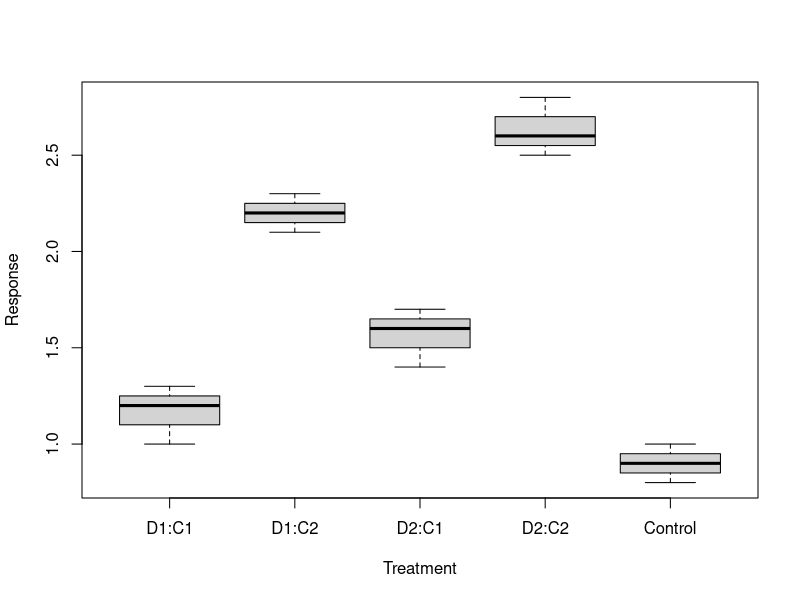

Recreate this plot in R.
# Multiple categorical predictors, coding of miltilevel categorical varibles
# 
# Example from R companion: Contrasts in Linear Models
# IMPORTANT : Specify the order of factor levels. Otherwise R will alphabetize them! 

Input = ("
Treatment   Response
 'D1:C1'    1.0
 'D1:C1'    1.2
 'D1:C1'    1.3
 'D1:C2'    2.1
 'D1:C2'    2.2
 'D1:C2'    2.3
 'D2:C1'    1.4
 'D2:C1'    1.6
 'D2:C1'    1.7
 'D2:C2'    2.5
 'D2:C2'    2.6
 'D2:C2'    2.8
 'Control'  1.0
 'Control'  0.9
 'Control'  0.8
")

Data = read.table(textConnection(Input),header=TRUE)
Data$Treatment = factor(Data$Treatment, levels=unique(Data$Treatment))
# Specifying the order of factor levels
Data
boxplot(Response ~ Treatment, data = Data, ylab="Response", xlab="Treatment")
